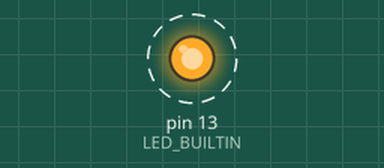
Bench run of a sketch on a simulated Arduino Uno, built with avr-gcc and run on an emulated ATmega328P. On the bench: output pins drawn as LEDs (lit = HIGH). Dashed ring = blinking.

Above: at 0.5 s.
Timing chart, 0 to 4.6 s (numbered marks = the images above):
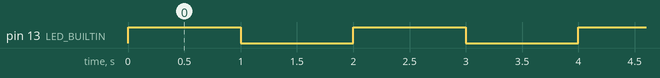

The sketch:

sketch01_blink.ino
```cpp
/*
  Blink by AA00
  Turns an LED on for one second, then off for one second, repeatedly.
*/
int pinNum = 13;  // D13

// the setup function runs once when you press reset or power the board
void setup() {
  // initialize digital pin 13 as an output.
  pinMode(LED_BUILTIN, OUTPUT);
}

// the loop function runs over and over again forever
void loop() {
  digitalWrite(LED_BUILTIN, HIGH);   // turn the LED on (HIGH is the voltage level)
  delay(1000);                       // wait for a second
  digitalWrite(LED_BUILTIN, LOW);    // turn the LED off by making the voltage LOW
  delay(1000);                       // wait for a second
}
```

Measured:
- by itself, pin 13 (LED_BUILTIN): alternates HIGH for 1.0 s and LOW for 1.0 s
